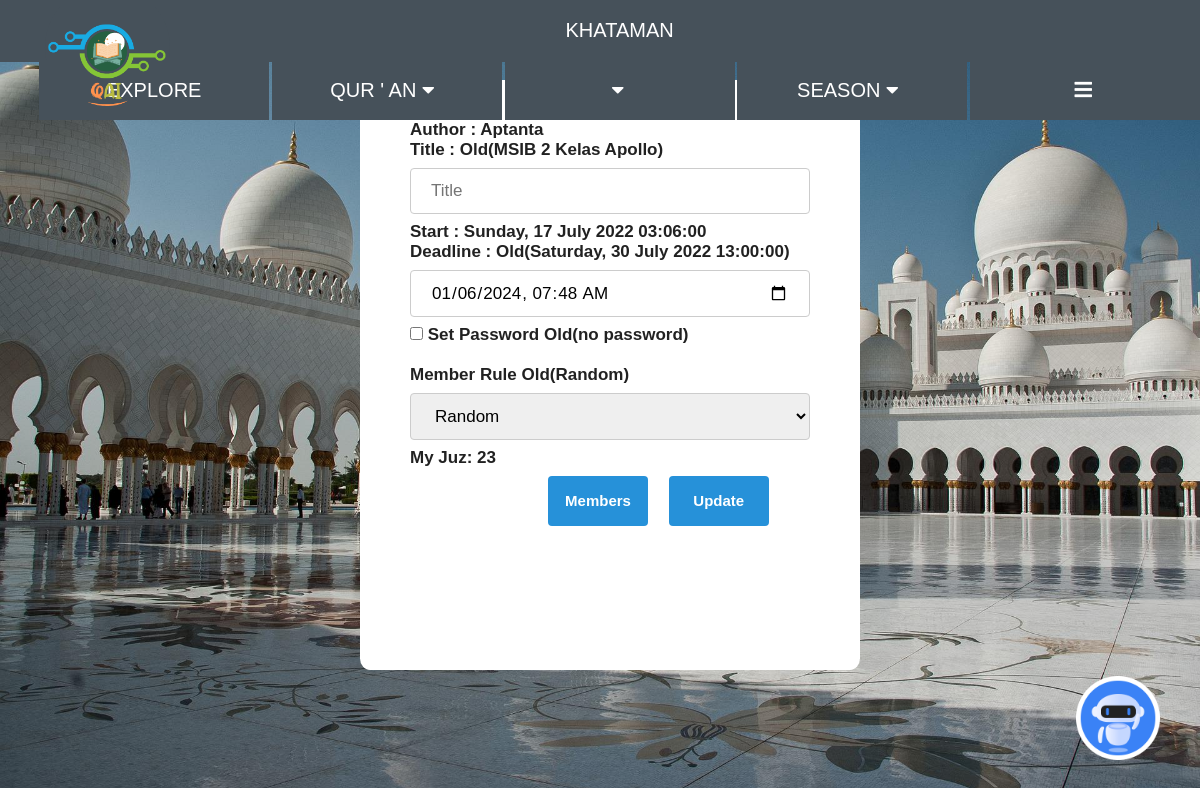
The app's page /bkhatam/edit/1 (signed in) with its own data.
### ownlibs/dbmodels.py (models this page shows, shortened)
class Users(db.Model, UserMixin):
    __tablename__="Users"
    id = db.Column(db.Integer, primary_key=True)
    date_join = db.Column(db.DateTime, default=datetime.utcnow)
    username = db.Column(db.String(20), nullable=False, unique=True)
    gender = db.Column(db.String, nullable=False, default="Female")
    email = db.Column(db.String(20), nullable=False, unique=True) #unique=True
    password = db.Column(db.String(128), nullable=False)
    last_read = db.Column(db.Integer)
    bookmarks = db.Column(db.String)
    ap = db.Column(db.Integer, nullable=False, default=0)
    read_ayahs = db.Column(db.Integer, nullable=False, default=0)
    read_juz = db.Column(db.Integer, nullable=False, default=0)
    anonym = db.Column(db.Boolean, nullable=False, default=False)
    on_season = db.Column(db.String, nullable=False, default="1")
    visit_explore = db.Column(db.Integer, nullable=False, default=0)
    khatam_post = db.relationship("Khatam", backref="author") #lazy = True
    progress_khatam = db.relationship("PKhatam", backref="owner")
    friends = db.relationship("Friends", backref="owner")
    progress_dmission = db.relationship("PDMission", backref="owner")
    season_history = db.relationship("SeasonHistory", backref="owner")
    khatam_member = db.relationship("Khatam", secondary=UserKhatam, backref="members")
    retry_same_ayah = db.Column(db.Integer, nullable=False, default=0)
    retried_ayahnquran = db.Column(db.Integer)

class Khatam(db.Model):
    __tablename__="Khatam"
    id = db.Column(db.Integer, primary_key=True)
    author_id = db.Column(db.Integer, db.ForeignKey("Users.id"), nullable=False)
    title = db.Column(db.String(30), nullable=False)
    start = db.Column(db.DateTime, default=datetime.utcnow)
    deadline = db.Column(db.DateTime)
    setpassword = db.Column(db.Boolean, nullable=False, default=False)
    password = db.Column(db.String(20))
    member_rule = db.Column(db.String, nullable=False, default="random")
    member_juz = db.Column(db.String, nullable=False)
    member_complete = db.Column(db.String, nullable=False)
    extended = db.Column(db.Integer, nullable=False, default=0)

### app.py (the view, shortened to what this page needs)
@app.route("/bkhatam/edit/<id>", methods=["GET", "POST"])
@login_required
def ekhatam(id=1):
    found_khatam = Khatam.query.filter_by(id=id).first()
    ckform = CKhatam()
    if current_user.id == found_khatam.author.id:
        return render_template("khatam/ekhatam.html",
            ckform=ckform,
            found_khatam=found_khatam,
            utc2loc=utc2loc,
            str2list=str2list,
            sstr2list=sstr2list)
    else:
        flash("Restricted Access")
        return redirect(url_for("bkhatam"))

### ownlibs/forms.py
class CKhatam(FlaskForm):
    ls_juz = [1*i for i in range(1, 31)]
    ls_rule = ["Random", "Free to Choose", "In Order Ascending", "In Order Descending"]
    title = StringField(label="title", validators=[
        DataRequired("Tittle must not contain whitespace character only!"),
        Length(min=3, max=30, message="Title must be between 3 to 30 characters!")],
        render_kw={"placeholder":"Title"})
    start = DateTimeLocalField(format="%Y-%m-%dT%H:%M", default=datetime.now())#default after press create
    deadline = DateTimeLocalField(format="%Y-%m-%dT%H:%M", default=datetime.now(), validators=[
        DataRequired("Set the deadline datetime!"), detect_start_deadline(fieldname="start")])#,
    setpassword = BooleanField(label="setpassword", default=False)
    password = StringField(label="password", default=None)
    member_rule = SelectField(label="member read juz", choices=ls_rule)
    my_juz = SelectField(label="select juz", choices=ls_juz)

### app.py (called while the page is built)
@lm.user_loader
def load_user(user_id):
    return Users.query.get(int(user_id))

### ownlibs/utils.py (called while the page is built)
def utc2loc(utcdate=datetime.utcnow(), caller=None): #caller=None for jinja
    unix_epoch = time.mktime(utcdate.timetuple())
    offset = datetime.fromtimestamp(unix_epoch) - datetime.utcfromtimestamp(unix_epoch)
    local_dt = utcdate + offset
    return local_dt.strftime("%A, %d %B %Y %H:%M:00")

def str2list(str=""):
    try:
        ls = str.split(",")
        while ls.count(""):
            ls.remove("")
        ls = list(ls)
    except:
        ls = []
    try:
        for i in range(len(ls)):
            ls[i] = int(ls[i])
    except:
        ls = []
    return ls #datatype int

### templates/khatam/ekhatam.html (shortened to what this page needs)
{% extends "theme.html" %}
{% block body %}
  <div class="create">
    <form method="post" action="" id="ekhatamform">
        <label class="label">Author : {{found_khatam.author.username}}</label>
        <br>
        <label class="label">Title : Old({{found_khatam.title}})</label>
        {{ ckform.title(class='text')}}
        <br>
        <label class="label">Start : {{utc2loc(found_khatam.start)}}</label>
        <br>
        <label class="label">Deadline : Old({{utc2loc(found_khatam.deadline)}})</label>
        {{ ckform.deadline(title="Set Khataman Deadline") }}
        <br>
        {{ ckform.setpassword(title="Set Khataman Password", label="setpassword", id="pass") }}
        {% if found_khatam.setpassword == 0 %}
            <label class="label" style="left:10%;" for="pass">Set Password Old(no password)</label>
        {% else %}
            <label class="label" style="left:10%;" for="pass">Set Password Old({{found_khatam.password}})</label>
        {% endif %}
        <br>
        <br>
        <label class="label" for="selectmember">Member Rule Old({{found_khatam.member_rule}})<br></label>
        {{ ckform.member_rule(id="selectmember", class="smember") }}
        <br>
        {% for i in range(found_khatam.members|length) %}
                {% if found_khatam.members[i] == current_user %}
                    <label class="label"><strong>My Juz: </strong>{{ str2list(found_khatam.member_juz)[i] }}</label>
                    <br>
                {% endif %}
        {% endfor %}
        {% set urlto = url_for('ekhatam_members', id=found_khatam.id)%}
        <button onclick="location='{{urlto}}'" class="bjoin" type="button">Members</button>
        <button onclick="confirm_update();" class="bjoin" type="button">Update</button>
    </form>
  </div>
{% endblock %}

### static/style.css (style rules this page uses)
body { margin: 0; padding: 0; background: url("/static/masjid.jpg"); background-size: cover; background-repeat: no-repeat; }
.create { font-family:'Franklin Gothic Medium', 'Arial Narrow', Arial, sans-serif; font-size: 17px; font-weight: bold; background-color: rgba(255, 255, 255, 1); position: absolute; top: 10%; left: 30%; height: 590px; width: 500px; padding: 40px 0; border-radius: 2%; }
.label { position: relative; left: 10%; }
.text[type=text], select { width: 50%; padding: 12px 20px; margin: 8px 0; display: inline-block; border: 1px solid rgba(204, 204, 204, 1); border-radius: 4px; box-sizing: border-box; position: relative; width: 400px; left: 10%; }
input[type=datetime-local], select { width: 50%; padding: 12px 20px; margin: 8px 0; display: inline-block; border: 1px solid rgba(204, 204, 204, 1); border-radius: 4px; box-sizing: border-box; position: relative; width: 400px; left: 10%; }
input[type=checkbox], select { position: relative; left: 10%; }
.pw[type=password], select { width: 50%; padding: 12px 20px; margin: 8px 0; display: inline-block; border: 1px solid rgba(204, 204, 204, 1); border-radius: 4px; box-sizing: border-box; position: relative; width: 400px; left: 10%; }
.smember { width: 50%; padding: 12px 20px; margin: 8px 0; display: inline-block; border: 1px solid rgba(204, 204, 204, 1); border-radius: 4px; box-sizing: border-box; position: relative; width: 400px; left: 10%; }
.bjoin { width: 100px; height: 50px; background-color: #2691d9; color: white; padding: 8px 12px; margin: 8px; border: none; border-radius: 4px; cursor: pointer; position: relative; left: 36%; font-family:'Franklin Gothic Medium', 'Arial Narrow', Arial, sans-serif; font-size: 15px; font-weight: bold; }
.pwnextjoin[type=password], select { width: 50%; padding: 12px 20px; margin: 8px 0; display: inline-block; border: 1px solid #ccc; border-radius: 4px; box-sizing: border-box; position: relative; left: 8%; width: 500px; }

### templates/theme.html (style rules this page uses)
body { background-color: rgb(195, 203, 209); }

### records on screen
Users: author.username "Aptanta"
Khatam: title "MSIB 2 Kelas Apollo", start "Sunday, 17 July 2022 03:06:00", deadline "Saturday, 30 July 2022 13:00:00", member_rule "Random", member_juz "23"
